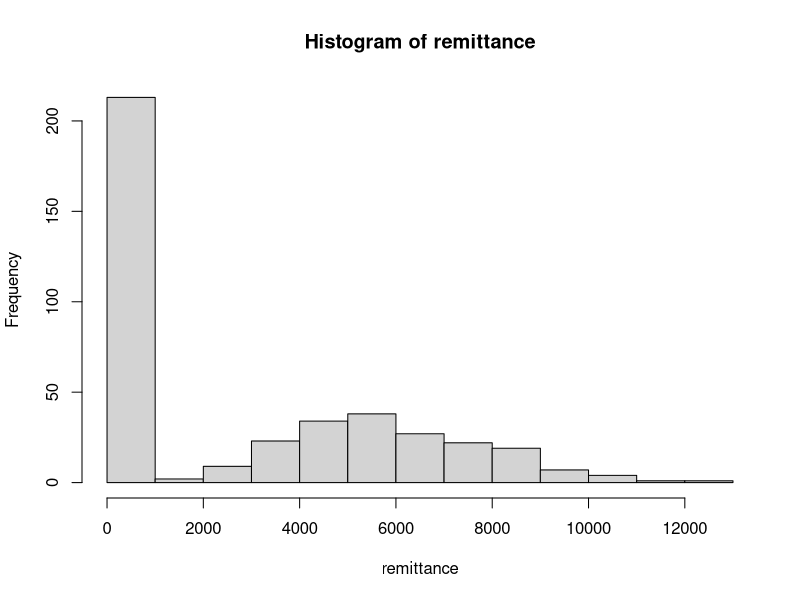
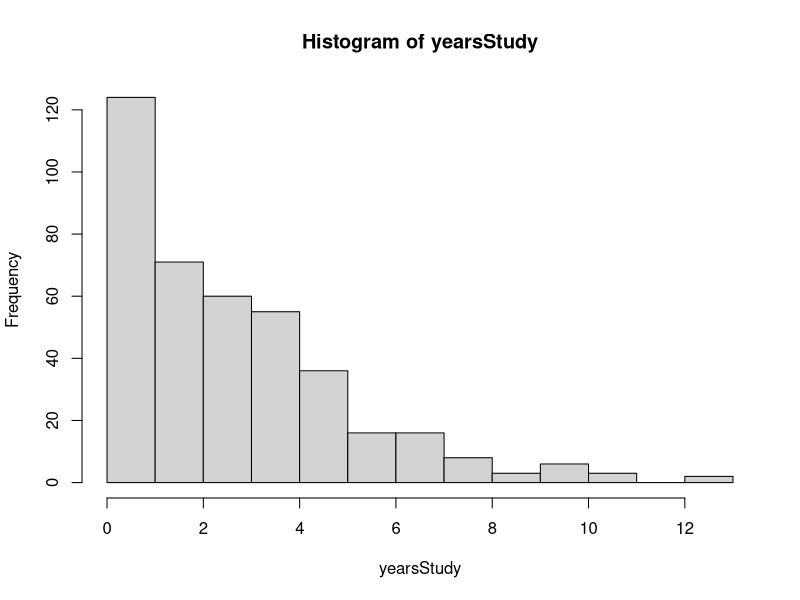
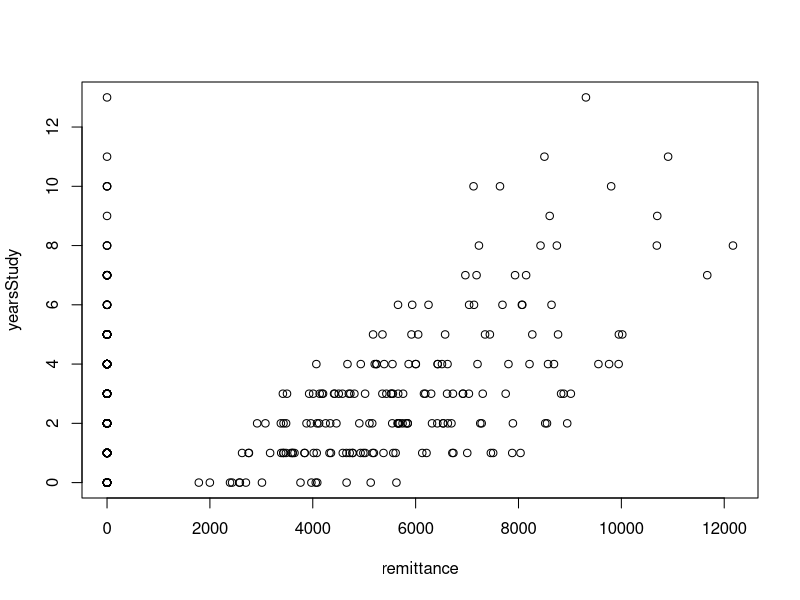
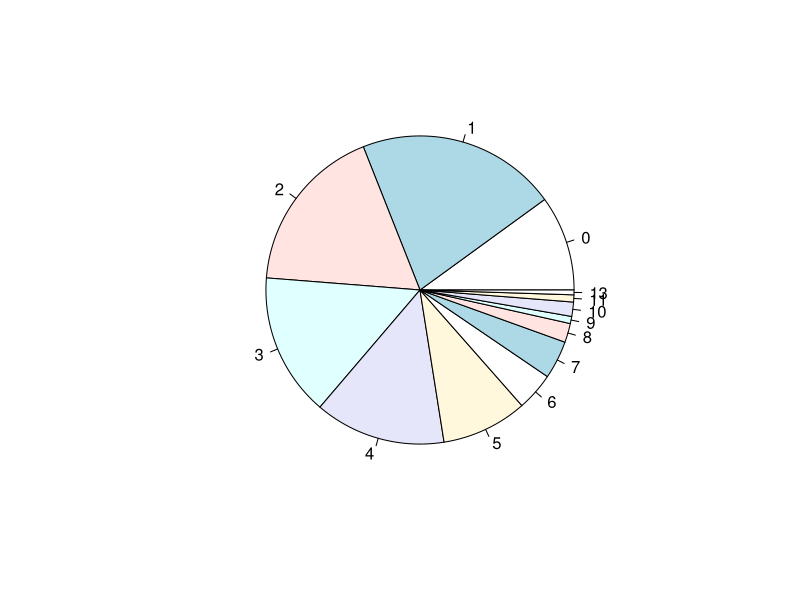
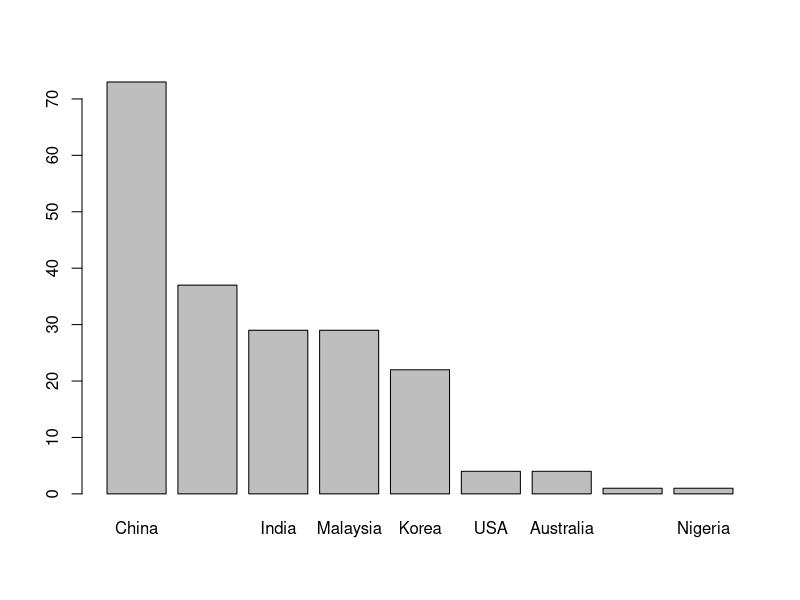

The R source for these figures, in order:
#!/usr/bin/env Rscript

set.seed(1234)

N <- 200
countryStudy <- c(rep("Denmark", N), rep("New Zealand", N))
countryOrig <- c("India"=40, "China"=100, "USA"=5, "Australia"=5, "Korea"=30, "Indonesia"=50, "Malaysia"=40, "Tajikistan"=2, "Nigeria"=1)
countryOrig <- sort(round(200 * countryOrig / sum(countryOrig)), decreasing=TRUE)
yearsStudy <- rnbinom(2*N, 3, 0.5)
remittance <- 500 * yearsStudy + rlnorm(N, log(4000), log(1.5))
remit_i <- c(sample.int(N, round(2*N/3)), N+sample.int(N, round(2*N/5)))
remit <- logical(2*N)
remit[remit_i] <- TRUE
remittance[remit] <- 0

svg("remittance.svg")
hist(remittance)
dev.off()

svg("yearsStudy.svg")
hist(yearsStudy)
dev.off()

svg("yearsStudy-remittance.svg")
plot(yearsStudy ~ remittance)
dev.off()

svg("yearsStudy-pie.svg")
pie(table(yearsStudy))
dev.off()

svg("countryOrig-bar.svg")
barplot(countryOrig)
dev.off()

write.table(table(remit, countryStudy), "remit.tab")

cor(yearsStudy, remittance)
confint(lm(remittance ~ 1))
chisq.test(remit, countryStudy)
